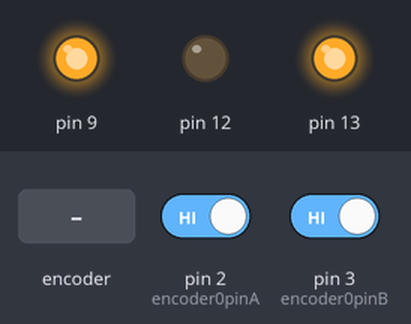
Simulated run of this sketch. Board: Arduino Uno, built with avr-gcc and run on an emulated ATmega328P. Shown: output pins drawn as LEDs (lit = HIGH). Inputs (shaded band) come from the test bench; at power-on: pin 2 (encoder0pinA) HIGH, pin 3 (encoder0pinB) HIGH. What the sketch prints to the serial monitor is not drawn.

Above: at 1.7 s.
1.8 s: rotary encoder on pin 2 (encoder0pinA) / pin 3 (encoder0pinB) turned 3 steps (first pin leading)
At 2.13 s:
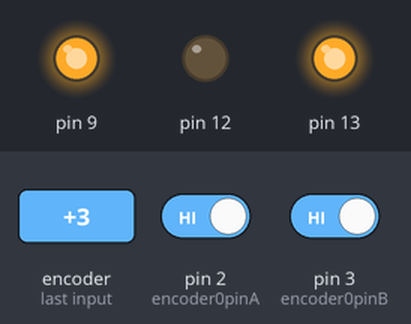
3.9 s: rotary encoder on pin 2 (encoder0pinA) / pin 3 (encoder0pinB) turned 3 steps (first pin leading)
At 4.02 s:
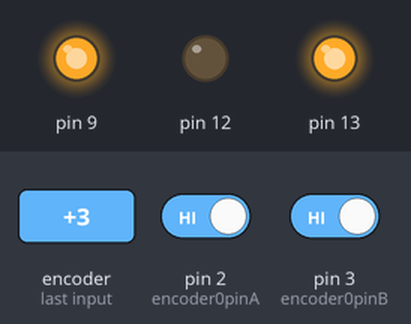
Timing chart, 0 to 6.9 s (numbered marks = the images above; inputs shaded):
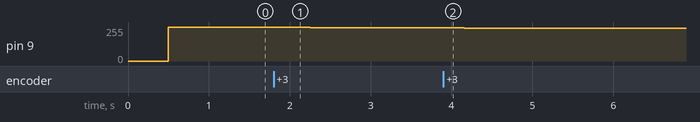

Measured:
- after the input at 1.8 s, pin 9: 255/255 → 253/255 after 0.20 s, → 251/255 0.21 s later
- after the input at 3.9 s, pin 9: 251/255 → 249/255 at once, → 247/255 0.20 s later, → 245/255 0.20 s later

The sketch:

Calibration.ino
```cpp
//The sample code for driving one way motor encoder
const byte encoder0pinA = 2;//A pin -> the interrupt pin 0
const byte encoder0pinB = 3;//B pin -> the digital pin 3
byte encoder0PinALast;

float pos = 0;
float vel = 0;
float delayTime = 10;
int duration;//the number of the pulses
boolean Direction;//the rotation direction

float startTime = 0;
float currentTime = 0;
float error = 0;
float refPos = 255;
float ctrl;

void setup() {
  // put your setup code here, to run once:
  Serial.begin(57600);//Initialize the serial port
  EncoderInit();//Initialize the module
  pinMode(9,OUTPUT);
  pinMode(12,OUTPUT);
  pinMode(13,OUTPUT);
  analogWrite(9,0);
  digitalWrite(12,LOW);//positive direction by default
  digitalWrite(13,HIGH);
  delay(500);
  startTime = millis();
}

void loop() {

  currentTime = millis();


  pos += duration;
  vel = duration;
  duration = 0;

  error = refPos - pos;

  ctrl = error;

  //changing direction and applying deadzone offset
  if(ctrl < 0){
    digitalWrite(12,HIGH);//reversing
    digitalWrite(13,LOW);
    ctrl -= 0;
  }
  else {
    digitalWrite(12,LOW);//forwards
    digitalWrite(13,HIGH);
    ctrl += 0;
  }

  analogWrite(9,error);

  Serial.print(pos);
  Serial.print(",");
  delay(10);
}

void EncoderInit()
{
  Direction = true;//default -> Forward
  pinMode(encoder0pinB,INPUT);
  attachInterrupt(0, wheelSpeed, CHANGE);
}

void wheelSpeed()
{
  int Lstate = digitalRead(encoder0pinA);
  if((encoder0PinALast == LOW) && Lstate==HIGH)
  {
    int val = digitalRead(encoder0pinB);
    if(val == LOW && Direction)
    {
      Direction = false; //Reverse
    }
    else if(val == HIGH && !Direction)
    {
      Direction = true;  //Forward
    }
  }
  encoder0PinALast = Lstate;

  if(!Direction)  duration++;
  else  duration--;
}
```
